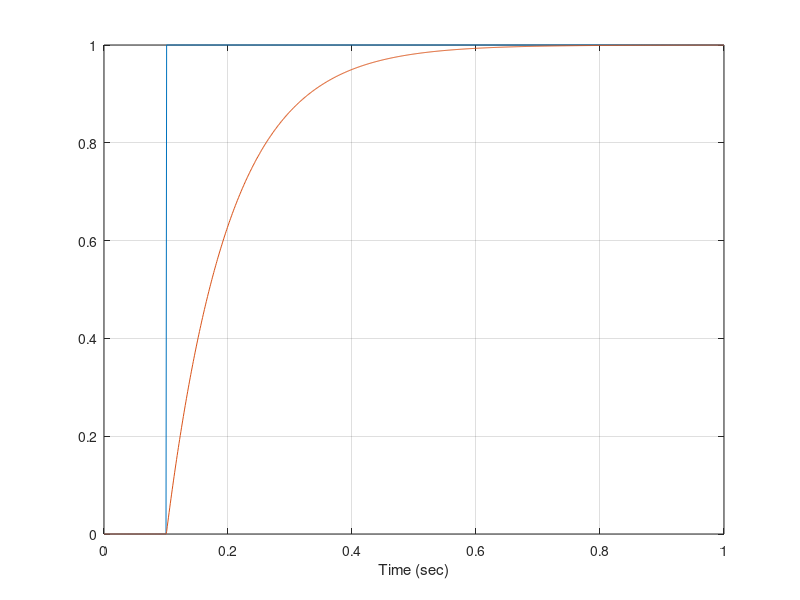

Reproduce this figure in MATLAB.
clc, clear all
addpath app/
%% Open Gui

% run GPA_nucleo_UART_exported.m

% You might want to use the following code later.

% fprintf('Matrix<float, 1, 2> K(%1.4ff, %1.4ff);\n', K2(1), K2(2));
% fprintf('Matrix<float, 1, 2> K4(%1.4ff, %1.4ff, %1.4ff, %1.4ff);\n', K4(1), K4(2), K4(3), K4(4));

% % Parameters for Simulation
% phi1_0 = 0;
% param = get_parameter();
% [A_sim, B_sim, C_sim, D_sim] = linmod('mini_cuboid_simscape_sim');
% sys_sim = minreal( ss(A_sim, B_sim, C_sim, D_sim) );
% 
% phi1_0 = 30 * pi/180;
% K4 = zeros(1,4);


%%

% % --- AUFGABE 2.4 ---
Ts = 1/1e3;
tau = 0.1;

b1 = Ts / (Ts + 2*tau);
b0 = b1;
a0 = (Ts- 2*tau) / (Ts + 2*tau);
u_kmin1 = 0;
y_kmin1 = 0;

t = (0:Ts:1).';
u = zeros(size(t));
y = zeros(size(t));
u(t > 0.1) = 1;
for i = 1:length(t)
    % y(k) = b1*u(k) + b0*u(k-1) - a0*y(k-1)
    y(i) = b1 * u(i) + b0 * u_kmin1 - a0 * y_kmin1;
    u_kmin1 = u(i);
    y_kmin1 = y(i);
end

figure(1)
plot(t, [u, y]), grid on
xlabel('Time (sec)')
